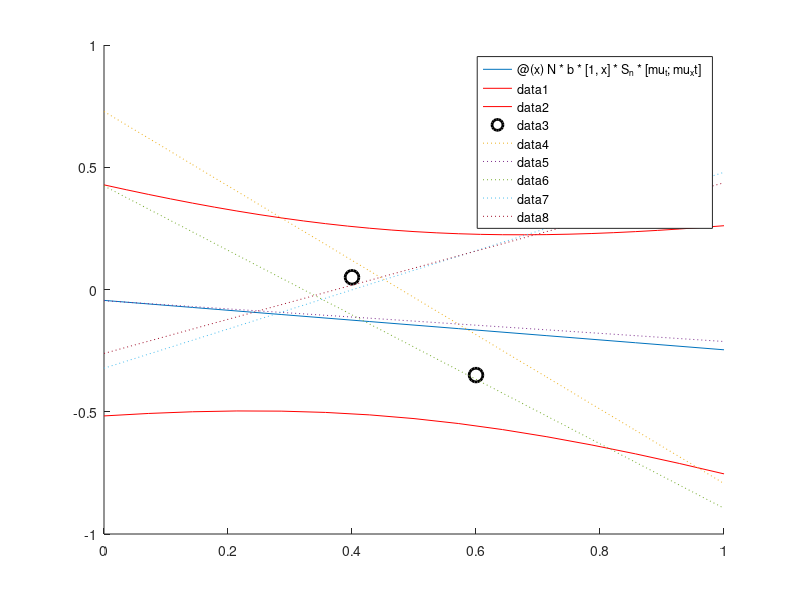

This figure's MATLAB source:
data_x = [0.4 0.6]
data_t = [0.05, -0.35]

a = 2
b = 10

mu_x = mean(data_x);
mu_xx = mean(data_x.*data_x);

N = length(data_x);

S_invN = a*eye(2) + N*b*[1 mu_x; mu_x mu_xx]
S_n = inv(S_invN)

mu_t = mean(data_t)
mu_xt = mean(data_x.*data_t)

m = @(x) N*b*[1 x]*S_n*[mu_t;mu_xt]
s2 = @(x) inv(b) + [1 x]*S_n*[1; x]
% sdp = @(x) (N*b*[1 x]*S_n*[mu_t;mu_xt])+(inv(b) + [1 x]*S_n*[1; x])^.5
sdp = @(x) m(x) + sqrt(s2(x));
% sdm = @(x) (N*b*[1 x]*S_n*[mu_t;mu_xt])-(inv(b) + [1 x]*S_n*[1; x])^.5
sdm = @(x) m(x) - sqrt(s2(x));

%%

hold on
fplot(m, [0 1])
fplot(sdp, [0 1], 'r')
fplot(sdm, [0 1], 'r')
plot(data_x,data_t,'o','MarkerEdgeColor','k','LineWidth',2, 'MarkerSize',10);
 
m_n = N*b*S_n*[mu_t; mu_xt];

samples = mvnrnd(m_n, S_n, 5);
w0 = samples(:,1)
w1 = samples(:,2)
y = @(x) w0' + w1'.*x

fplot(y, [0 1], ':') 
hold off
